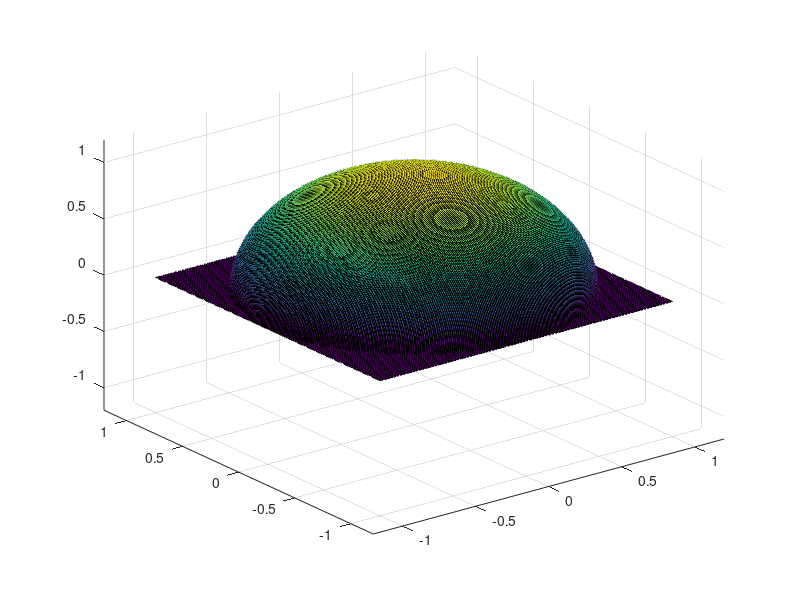

The MATLAB script that drew this image: (Note: this script raises an error after producing the figure.)
%Uses a simpler model g(x,y) = g(x)*g(y) in the simulation 

clear all;
close all;
clc;

x(:,1) = [4,20,20]';
x_hat_k(:,1) = [3,40,40]';

y_hat_series(1) = 0;


%Noise Covariance Matrices and Kalman filter parameters
Q_system = 0.01*[1,0,0;0,10,0;0,0,10];
Q = 0.1*[1,0,0;0,10,0;0,0,10;];
R = eye(3);
R_inv = inv(R);
R_system = 0.1*eye(2);

P(:,:,1) = [1,0,0;0,10,0;0,0,10];
P_current = P(:,:,1);

%System Matrices
A = eye(3);
B = [0,0;1,0;0,1];

%Scanning parameters
angle_bias(1) = 0;
phi = 20;
scan_radius = 10;


%Initial position parameters
theta(1) = 45;
psi(1) = -120;

scan_theta(1) = 45;
scan_psi(1) = -120;

%Previous values needed for initialisation
u2_previous = 0.1;
u3_previous = 0.1;

u2_k = 0.0;
u3_k = 0.0;

u2 = [u2_k; u2_previous];
u3 = [u3_k; u3_previous];

previous_measurement = 0;
previous_previous_measurement = 0;

diff_sum = 0;
previous_difference = 0;
normal_u2 = 0;
normal_u3 = 0;


num_iteration = 400;

[X,Y] = meshgrid(-1:0.01:1);
r_source = 1.2;
Z = real(sqrt(1-X.*X - Y.*Y));
hFig = figure;
%set(hFig, 'Position', [680 678 1400 1050])
surf(X,Y,real(Z));
frame(1) = getframe;
hold on;
for i=2:num_iteration
    
    %set(hFig, 'Position', [680 678 1400 1050])
    surf(X,Y,real(Z));
    hold on;
    axis(0.6*[-2 2 -2 2 -2 2])
    i
	tic;
	x(:,i) = x(:,i-1)+ [0; normal_u2;normal_u3] + 0.0*[0; 1;1/18] + [normrnd(0,Q_system(1,1)); normrnd(0,Q_system(2,2));normrnd(0,Q_system(3,3))];
	%theta(i) = theta(i-1) + u3_k;
    
	x1_hat_k = x_hat_k(1,i-1);
    x2_hat_k = x_hat_k(2,i-1);
    x3_hat_k = x_hat_k(3,i-1);
    
    x1 = x(1,i);
    x2 = x(2,i);
    x3 = x(3,i);

    angle_bias(i) = angle_bias(i-1) + phi;
    bias = angle_bias(i);
	previous_alpha_bias = scan_radius*sind(bias-phi);
	previous_beta_bias = scan_radius*cosd(bias-phi);
	alpha_bias = scan_radius*sind(bias);
	beta_bias = scan_radius*cosd(bias);
    
    alpha_diff = alpha_bias - previous_alpha_bias;
    beta_diff = beta_bias - previous_beta_bias; 
    
    previous_u = [u2,u3];
    scan_parameters = [scan_radius, bias, phi];
    
    C = get_C_matrix(x_hat_k(:,i-1),previous_u,scan_parameters);
    rank_C(i) = rank(C);
    rank(C);
    P_current = A*P_current*A' + Q;
    
    % Output calculation
    measurement = exact_measurement_model(x1,x2 + beta_bias,x3 + alpha_bias) + normrnd(0,R_system(1,1));
    y = [measurement;previous_measurement; previous_previous_measurement];
    y_hat = get_output_array(x_hat_k(:,i-1), previous_u,scan_parameters);
    y_hat_series(i) = y_hat(1); 
    y_series(i) = measurement;
    previous_measurement = measurement;
    previous_previous_measurement = previous_measurement;

    
        
    % Filtering    
    K = P_current*C'*inv(C*P_current*C' + R);
    x_hat_k(:,i) = x_hat_k(:,i-1)+K*(y-y_hat);
    P(:,:,i) = (eye(3) - K*C)*P_current;
    P_current = P(:,:,i);

    difference = abs(y(1)-y_hat(1));
    diff_sum = diff_sum + difference;
    
    if x_hat_k(1,i) < 0
        x_hat_k(1,i) = 0;
    end
    
    if(difference + previous_difference < 2)
        G = 0.2;
        G2 = 0.2;
    else
        G = 0.1;
        G2 = 0;
    end
    
    %G = 0.0;
    previous_difference = difference;
    
    normal_u2 = -G*x_hat_k(2,i);
    normal_u3 = -G*x_hat_k(3,i);
    
    u2 = [normal_u2; u2_previous];
    u3 = [normal_u2; u3_previous];

    u2_previous = normal_u2;
    u3_previous = normal_u3;
    
    psi(i) = psi(i-1) + normal_u2;
    theta(i) = theta(i-1) + normal_u3; 
    
    x_hat_k(:,i) = x_hat_k(:,i)+ [0; normal_u2;normal_u3];
    
    
    %Computations related to plotting and motor commands
    alpha_u = alpha_bias;
    beta_u = beta_bias;
 
    psi_offset = atan2d(cosd(alpha_u)*sind(beta_u), cosd(alpha_u)*cosd(beta_u)*cosd(theta(i)) - sind(alpha_u)*cosd(theta(i)));
    theta_offset = asind(cosd(alpha_u)*cosd(beta_u)*sind(theta(i)) + sind(alpha_u)*cosd(theta(i)))-theta(i);
    y = angle_transform(alpha_u, beta_u, theta(i));
    psi_offset = y(1);
    theta_offset = y(2);
    
    scan_psi(i) = psi(i) + psi_offset;
    scan_theta(i) = theta(i) + theta_offset;
    
    Motor_command_psi = scan_psi(i) - scan_psi(i-1);
    Motor_command_theta = scan_theta(i) - scan_theta(i-1);
    
    %Estimated source position
    azimuth = x_hat_k(2,i);
    elevation = x_hat_k(3,i);
    [xe,ye,ze] = sph2cart(azimuth,elevation,r_source);
    
    %Actual source positions
    azimuth = x(2,i);
    elevation = x(3,i);
    [xa,ya,za] = sph2cart(azimuth,elevation,r_source);
    
    %Actual Scan positions 
    xp(i) = cosd(scan_theta(i))*cosd(scan_psi(i));
    yp(i) = cosd(scan_theta(i))*sind(scan_psi(i));
    zp(i) = sind(scan_theta(i));
    plot3(xp,yp,zp,'ro','MarkerFaceColor','y');
    plot3([0 xa],[0 ya],[0 za],'-ro','MarkerFaceColor','r','LineWidth',2);
    plot3([0 xe],[0 ye],[0 ze],'--go','MarkerFaceColor','g','LineWidth',1);
    
    %drawnow;
    frame(i) = getframe;
    t(i) = toc;
    hold off;
end




T = 0.08;
time = T:T:num_iteration*T;



figure;

subplot(4,1,1);
%plot(time,x(1,:));
hold on;
%plot(x_hat_data(1,1:num_iteration),'r');
plot(time,x(1,:),'r');
plot(time,x_hat_k(1,:));
%title('Convergence');
xlabel('Time') % x-axis label
ylabel('$$\hat{x}_1$$','Interpreter','Latex');
legend('Original state','Extended Kalman Filter')

subplot(4,1,2);
hold on;
%plot(time,x(2,:));
%plot(x_hat_data(2,1:num_iteration),'r');
%plot(-20*control_data(1:num_iteration),'k');
plot(time,x(2,:),'r');
plot(time,x_hat_k(2,:));
%ylim([-20,20]);
xlabel('Time') % x-axis label
ylabel('$$\hat{x}_2$$','Interpreter','Latex');

subplot(4,1,3);

hold on;
%plot(time,x(2,:));
%plot(x_hat_data(2,1:num_iteration),'r');
%plot(-20*control_data(1:num_iteration),'k');
plot(time,x(3,:),'r');
plot(time,x_hat_k(3,:));
ylim([-20,20]);
xlabel('Time') % x-axis label
ylabel('$$\hat{x}_3$$','Interpreter','Latex');

subplot(4,1,4);
hold on;
%plot(time,x(2,:));
%plot(y_hat_data(1,1:num_iteration),'r');

plot(time, y_series(1,1:num_iteration),'r');
%plot(time, measurement_data,'k');
plot(time, y_hat_series,'b')
legend('Simulated measurement','Estimated measurement')

ylim([-20,20]);
xlabel('Time') % x-axis label
ylabel('$$\hat{y}$$','Interpreter','Latex');
ylim([0,5]);

%figure;
dummy_x = -50:0.5:50;
dummy_y = gaussian_value(dummy_x);
%plot(dummy_x,dummy_y);



%Movie generation
myVideo = VideoWriter('Videos/basic_scan.avi');
open(myVideo);
writeVideo(myVideo, frame);
close(myVideo);